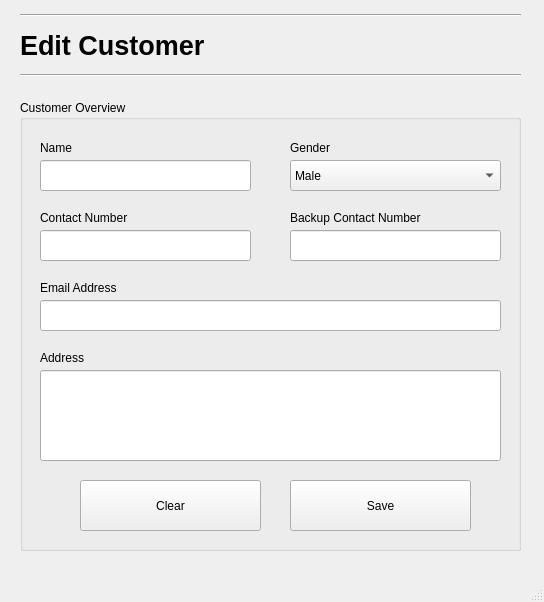
<?xml version="1.0" encoding="UTF-8"?>
<ui version="4.0">
 <class>MainWindow</class>
 <widget class="QMainWindow" name="MainWindow">
  <property name="geometry">
   <rect>
    <x>0</x>
    <y>0</y>
    <width>544</width>
    <height>602</height>
   </rect>
  </property>
  <property name="windowTitle">
   <string>MainWindow</string>
  </property>
  <widget class="QWidget" name="centralwidget">
   <widget class="QLabel" name="label">
    <property name="geometry">
     <rect>
      <x>20</x>
      <y>20</y>
      <width>251</width>
      <height>51</height>
     </rect>
    </property>
    <property name="font">
     <font>
      <pointsize>20</pointsize>
      <weight>75</weight>
      <bold>true</bold>
     </font>
    </property>
    <property name="text">
     <string>Edit Customer</string>
    </property>
   </widget>
   <widget class="Line" name="line">
    <property name="geometry">
     <rect>
      <x>20</x>
      <y>60</y>
      <width>501</width>
      <height>31</height>
     </rect>
    </property>
    <property name="font">
     <font>
      <pointsize>20</pointsize>
      <weight>75</weight>
      <bold>true</bold>
     </font>
    </property>
    <property name="orientation">
     <enum>Qt::Horizontal</enum>
    </property>
   </widget>
   <widget class="QGroupBox" name="groupBox">
    <property name="geometry">
     <rect>
      <x>20</x>
      <y>100</y>
      <width>501</width>
      <height>451</height>
     </rect>
    </property>
    <property name="title">
     <string>Customer Overview</string>
    </property>
    <widget class="QLabel" name="label_2">
     <property name="geometry">
      <rect>
       <x>20</x>
       <y>40</y>
       <width>91</width>
       <height>16</height>
      </rect>
     </property>
     <property name="text">
      <string>Name</string>
     </property>
    </widget>
    <widget class="QLabel" name="label_3">
     <property name="geometry">
      <rect>
       <x>20</x>
       <y>180</y>
       <width>111</width>
       <height>16</height>
      </rect>
     </property>
     <property name="text">
      <string>Email Address</string>
     </property>
    </widget>
    <widget class="QLabel" name="label_7">
     <property name="geometry">
      <rect>
       <x>20</x>
       <y>110</y>
       <width>111</width>
       <height>16</height>
      </rect>
     </property>
     <property name="text">
      <string>Contact Number</string>
     </property>
    </widget>
    <widget class="QLineEdit" name="nameText">
     <property name="geometry">
      <rect>
       <x>20</x>
       <y>60</y>
       <width>211</width>
       <height>31</height>
      </rect>
     </property>
    </widget>
    <widget class="QLineEdit" name="emailText">
     <property name="geometry">
      <rect>
       <x>20</x>
       <y>200</y>
       <width>461</width>
       <height>31</height>
      </rect>
     </property>
    </widget>
    <widget class="QLabel" name="label_8">
     <property name="geometry">
      <rect>
       <x>270</x>
       <y>110</y>
       <width>151</width>
       <height>16</height>
      </rect>
     </property>
     <property name="text">
      <string>Backup Contact Number</string>
     </property>
    </widget>
    <widget class="QLineEdit" name="backupText">
     <property name="geometry">
      <rect>
       <x>270</x>
       <y>130</y>
       <width>211</width>
       <height>31</height>
      </rect>
     </property>
    </widget>
    <widget class="QLineEdit" name="contactText">
     <property name="geometry">
      <rect>
       <x>20</x>
       <y>130</y>
       <width>211</width>
       <height>31</height>
      </rect>
     </property>
    </widget>
    <widget class="QLineEdit" name="addressText">
     <property name="geometry">
      <rect>
       <x>20</x>
       <y>270</y>
       <width>461</width>
       <height>91</height>
      </rect>
     </property>
    </widget>
    <widget class="QLabel" name="label_18">
     <property name="geometry">
      <rect>
       <x>20</x>
       <y>250</y>
       <width>151</width>
       <height>16</height>
      </rect>
     </property>
     <property name="text">
      <string>Address</string>
     </property>
    </widget>
    <widget class="QLabel" name="label_9">
     <property name="geometry">
      <rect>
       <x>270</x>
       <y>40</y>
       <width>111</width>
       <height>16</height>
      </rect>
     </property>
     <property name="text">
      <string>Gender</string>
     </property>
    </widget>
    <widget class="QComboBox" name="genderComboBox">
     <property name="geometry">
      <rect>
       <x>270</x>
       <y>60</y>
       <width>211</width>
       <height>31</height>
      </rect>
     </property>
     <item>
      <property name="text">
       <string>Male</string>
      </property>
     </item>
     <item>
      <property name="text">
       <string>Female</string>
      </property>
     </item>
    </widget>
    <widget class="QPushButton" name="clearButton">
     <property name="geometry">
      <rect>
       <x>60</x>
       <y>380</y>
       <width>181</width>
       <height>51</height>
      </rect>
     </property>
     <property name="text">
      <string>Clear</string>
     </property>
    </widget>
   </widget>
   <widget class="Line" name="line_2">
    <property name="geometry">
     <rect>
      <x>20</x>
      <y>0</y>
      <width>501</width>
      <height>31</height>
     </rect>
    </property>
    <property name="font">
     <font>
      <pointsize>20</pointsize>
      <weight>75</weight>
      <bold>true</bold>
     </font>
    </property>
    <property name="orientation">
     <enum>Qt::Horizontal</enum>
    </property>
   </widget>
   <widget class="QPushButton" name="saveButton">
    <property name="geometry">
     <rect>
      <x>290</x>
      <y>480</y>
      <width>181</width>
      <height>51</height>
     </rect>
    </property>
    <property name="text">
     <string>Save</string>
    </property>
   </widget>
  </widget>
  <widget class="QMenuBar" name="menubar">
   <property name="geometry">
    <rect>
     <x>0</x>
     <y>0</y>
     <width>544</width>
     <height>24</height>
    </rect>
   </property>
  </widget>
  <widget class="QStatusBar" name="statusbar"/>
 </widget>
 <resources/>
 <connections/>
</ui>
